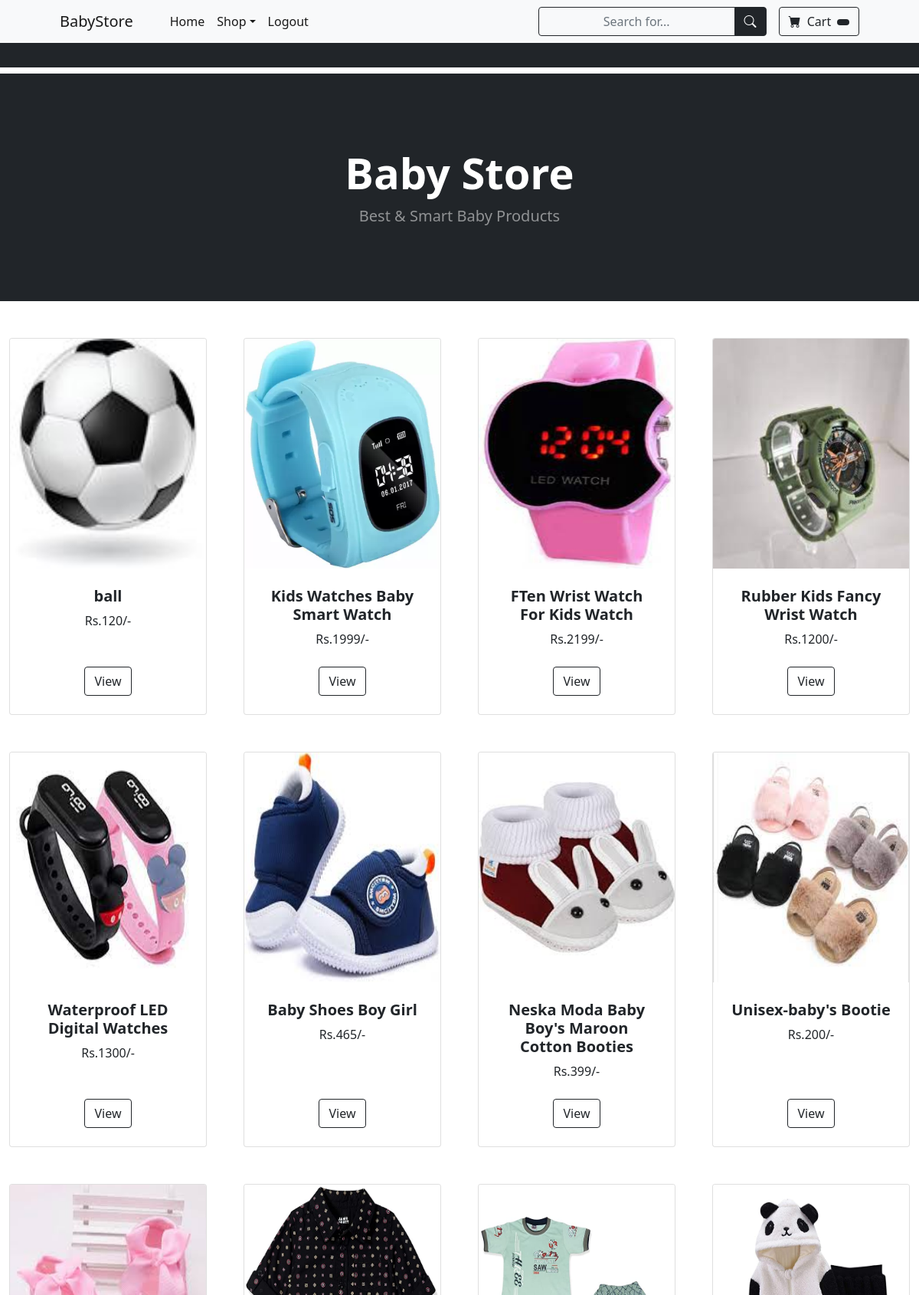
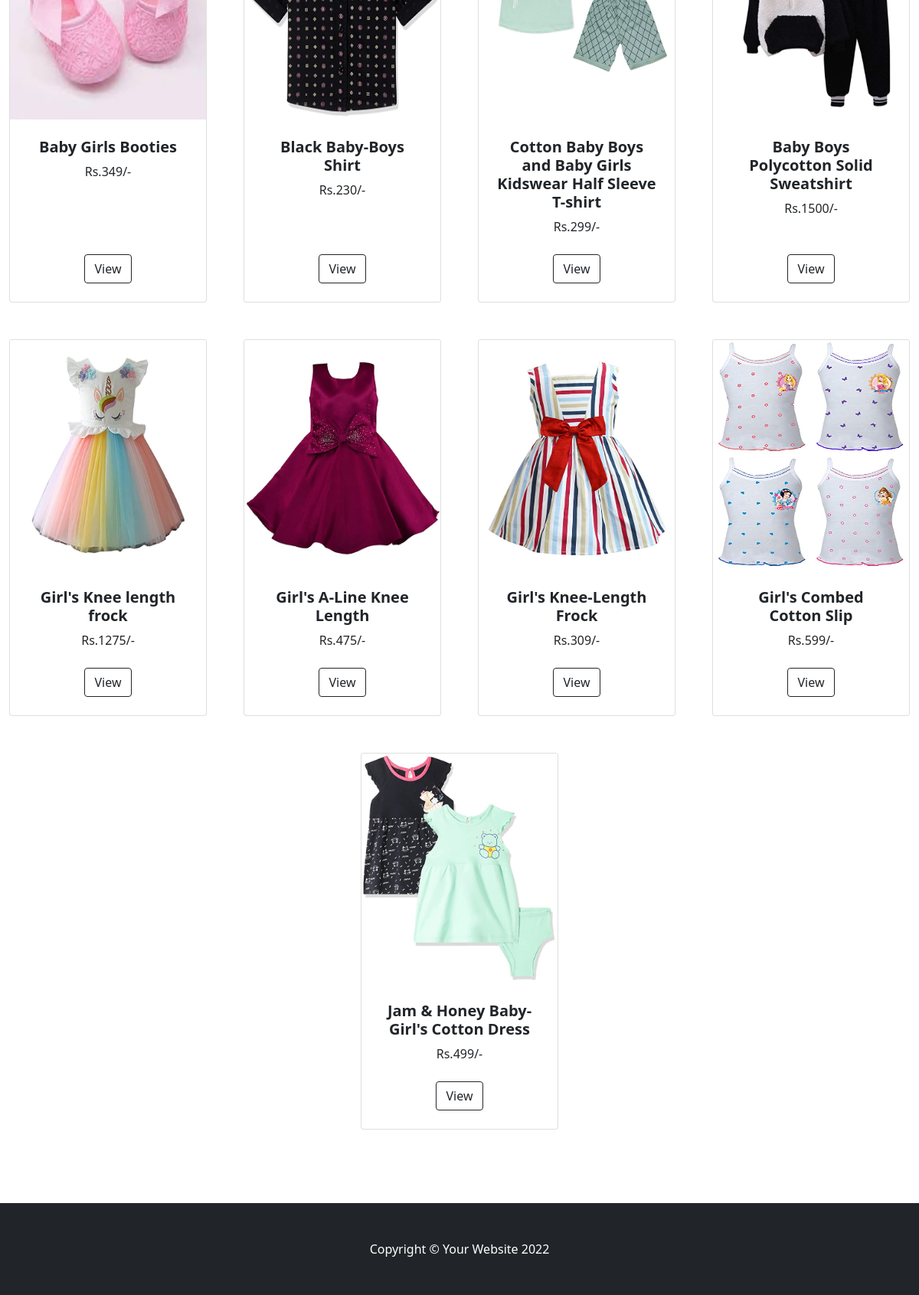
The page /home on the database its author committed (2 pictures, top to bottom).
### owner/models.py (models this page shows, shortened)
class Product(models.Model):
    product_name=models.CharField(max_length=200,unique=True)
    category=models.ForeignKey(Categories,on_delete=models.CASCADE)
    image=models.ImageField(upload_to="images",null=True)
    price=models.PositiveIntegerField()
    description=models.CharField(max_length=250,null=True)

### customer/views.py (the view)
# urls.py: path("home", views.HomeView.as_view(), name="home"),
class HomeView(TemplateView):
    template_name = "home.html"
    def get_context_data(self, **kwargs):
        context=super().get_context_data(**kwargs)
        all_products=Product.objects.all()
        context["products"]=all_products
        return context

### customer/templates/home.html (shortened to what this page needs)
{%extends 'base.html'%}
{%block body_block%}
<div class="container-fluid">
    <div class="row gx-4 gx-lg-5 row-cols-2 row-cols-md-3 row-cols-xl-4 justify-content-center">
        {%for product in products%}
        <div class="col mb-5">
                        <div class="card h-100">
                            <img class="card-img-top" src="{{product.image.url}}" height="300px" width="100px" alt="..." />
                            <div class="card-body p-4">
                                <div class="text-center">
                                    <h5 class="fw-bolder">{{product.product_name}}</h5>
                                    Rs.{{product.price}}/-
                                </div>
                            </div>
                            <div class="card-footer p-4 pt-0 border-top-0 bg-transparent">
                                <div class="text-center"><a class="btn btn-outline-dark mt-auto" href="{%url 'product-detail' product.id%}">View</a></div>
                            </div>
                        </div>
                    </div>
        {%endfor%}
    </div>
</div>
{%endblock%}

### customer/templates/base.html (shortened to what this page needs)
<!DOCTYPE html>
{%load static%}
<html lang="en">
<head>
    <link href="https://cdn.jsdelivr.net/npm/bootstrap-icons@1.5.0/font/bootstrap-icons.css" rel="stylesheet"/>
    <link href="{%static 'css/styles.css'%}" rel="stylesheet"/>
</head>
<body>
<nav class="navbar navbar-expand-lg navbar-light bg-light">
    <div class="container px-4 px-lg-5">
        <a class="navbar-brand" href="{%url 'home'%}">BabyStore</a>
        <div class="collapse navbar-collapse" id="navbarSupportedContent">
            <ul class="navbar-nav me-auto mb-2 mb-lg-0 ms-lg-4">
                <li class="nav-item"><a class="nav-link active" aria-current="page" href="{%url 'home'%}">Home</a></li>
                <li class="nav-item dropdown">
                    <a class="nav-link active dropdown-toggle" id="navbarDropdown" href="#" role="button"
                       data-bs-toggle="dropdown" aria-expanded="false">Shop</a>
                </li>
                <li class="nav-item"><a class="nav-link active" href="{%url 'logout'%}">Logout</a></li>
            </ul>
            <form class="d-none d-md-inline-block form-inline ms-auto me-0 me-md-3 my-2 my-md-0">
                <div class="input-group">
                    <input class="form-control btn btn-outline-dark" type="text" placeholder="Search for..." aria-label="Search for..." aria-describedby="btnNavbarSearch" />
                    <button class="btn btn-dark" id="btnNavbarSearch" type="button"><i class="bi bi-search"></i></button>
                </div>
            </form>
            <form class="d-flex">
                <a href="{%url 'mycart'%}" class="btn btn-outline-dark" type="submit">
                    <i class="bi-cart-fill me-1"></i>
                    Cart
                    <span class="badge bg-dark text-white ms-1 rounded-pill">
                    </span>
                </a>
            </form>
        </div>
    </div>
</nav>
<nav class="navbar bg-dark mb-2">
    <div class="container-fluid">
    </div>
</nav>
<header class="bg-dark py-5">
    <div class="container px-4 px-lg-5 my-5">
        <div class="text-center text-white">
            <h1 class="display-4 fw-bolder">Baby Store</h1>
            <p class="lead fw-normal text-white-50 mb-0">Best & Smart Baby Products</p>
        </div>
    </div>
</header>
<section class="py-5">
    {%block body_block%}
    {%endblock%}
</section>
<footer class="py-5 bg-dark">
    <div class="container"><p class="m-0 text-center text-white">Copyright &copy; Your Website 2022</p></div>
</footer>
</body>
</html>

### rows shown on the page
Product: image (picture), product_name "ball", price "120"
Product: image (picture), product_name "Kids Watches Baby Smart Watch", price "1999"
Product: image (picture), product_name "FTen Wrist Watch For Kids Watch", price "2199"
Product: image (picture), product_name "Rubber Kids Fancy Wrist Watch", price "1200"
Product: image (picture), product_name "Waterproof LED Digital Watches", price "1300"
Product: image (picture), product_name "Baby Shoes Boy Girl", price "465"
Product: image (picture), product_name "Neska Moda Baby Boy's Maroon Cotton Booties", price "399"
Product: image (picture), product_name "Unisex-baby's Bootie", price "200"
Product: image (picture), product_name "Baby Girls Booties", price "349"
Product: image (picture), product_name "Black Baby-Boys Shirt", price "230"
Product: image (picture), product_name "Cotton Baby Boys and Baby Girls Kidswear Half Sleeve T-shirt", price "299"
Product: image (picture), product_name "Baby Boys Polycotton Solid Sweatshirt", price "1500"
Product: image (picture), product_name "Girl's Knee length frock", price "1275"
Product: image (picture), product_name "Girl's A-Line Knee Length", price "475"
Product: image (picture), product_name "Girl's Knee-Length Frock", price "309"
Product: image (picture), product_name "Girl's Combed Cotton Slip", price "599"
Product: image (picture), product_name "Jam & Honey Baby-Girl's Cotton Dress", price "499"
